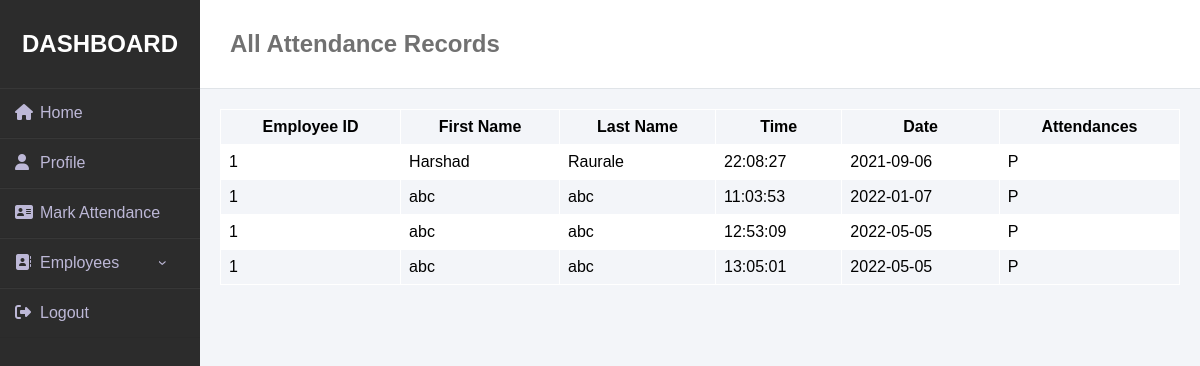
The app's page /Form/user/record.php (signed in) with its own data.
### tables this page shows
CREATE TABLE IF NOT EXISTS `attendance` (
  `Sr_no` int(11) NOT NULL AUTO_INCREMENT,
  `emp_id` int(11) NOT NULL,
  `first_name` varchar(20) NOT NULL,
  `last_name` varchar(20) NOT NULL,
  `time` time NOT NULL,
  `date` date NOT NULL,
  `attenance` varchar(10) NOT NULL,
  PRIMARY KEY (`Sr_no`)
);

### Form/user/record.php (the view, shortened to what this page needs)
<html>
<head>
	<link rel="stylesheet" href="css/record.css">
</head>
<boby>
	<div class="wrapper">
	<div class="sidebar">
        <h2>Dashboard</h2>
        <nav class="main-nav">
            <ul class="main-nav-ul">
                <li><a href="home.php"><i class="fas fa-home"></i>Home</a></li>
                <li><a href="profile.php"><i class="fas fa-user"></i>Profile</a></li>
                <li><a href="mark_attendance.php"><i class="fas fa-address-card"></i>Mark Attendance</a></li>
                <li><a href="#"><i class="fas fa-address-book"></i>Employees<span class="sub-arrow"></span></a>
                </li>
                <li><a href="../login.php"><i class="fas fa-sign-out-alt"></i>Logout</a></li>
            </ul>
            </nav>
    </div>
	</div>
  <?php
	$dbservername = "localhost";
	$dbusername = "root";
	$dbpassword = "";
	$dbname = "form";
	$conn = mysqli_connect($dbservername, $dbusername, $dbpassword, $dbname);
	$user = $_SESSION['email'];
	$emp = $emp_id = $First_Name = $Last_Name = $time = $date = $attendance = "";
	$sq = "SELECT `emp_id` FROM `user` WHERE `email` = '$user' ";
	$res = mysqli_query($conn, $sq);
	$rws = mysqli_num_rows($res);
	if ($rws > 0)
	{
		while ($rows = mysqli_fetch_assoc($res))
		{
			$emp = $rows['emp_id'];
		}
	}
	$id = $emp;
	$sql = "SELECT `emp_id`, `first_name`, `last_name`, `time`, `date`, `attenance` FROM `attendance` WHERE `emp_id` = '$id' ";
	$result = mysqli_query($conn, $sql);
	$rw = mysqli_num_rows($result);
	if ($rw > 0)
	{
	 ?>
		<div class="abc">
			<h2>
				All Attendance Records<br>
		  </h2>
		  <p>
		<table>
	<tr>
		<th>Employee ID</th>
    	<th>First Name</th>
    	<th>Last Name</th>
    	<th>Time</th>
    	<th>Date</th>
    	<th>Attendances</th>
    </tr>
		<?php
		while ($row = mysqli_fetch_assoc($result))
		{
			$emp_id = $row['emp_id'];
			$First_Name = $row['first_name'];
			$Last_Name = $row['last_name'];
			$time = $row['time'];
			$date = $row['date'];
			$attendance = $row['attenance']
			?>
			<tr>
			<td><?php echo $emp_id;?></td>
			<td><?php echo $First_Name;?></td>
    		<td><?php echo $Last_Name;?></td>
    		<td><?php echo $time;?></td>
    		<td><?php echo $date;?></td>
    		<td><?php echo $attendance;?></td>
    		</tr>
    	<?php
		}
		?>
		</table></p>
	<?php
	}
	?>
</div>
</body>
</html>

### Form/user/css/record.css (style rules this page uses)
* { margin: 0; padding: 0; box-sizing: border-box; list-style: none; text-decoration: none; font-family: sans-serif; }
.wrapper { display: flex; position: relative; }
.wrapper .sidebar { width: 200px; height: 100%; background: #2C2C2C; padding: 30px 0px; position: fixed; }
.wrapper .sidebar h2 { color: #fff; text-transform: uppercase; text-align: center; margin-bottom: 30px; }
.wrapper .sidebar ul li a { color: #bdb8d7; display: block; }
.wrapper .sidebar ul li a .fas { width: 25px; }
a { text-decoration: none; }
li { list-style: none; }
.main-nav a { padding: 15px; border-bottom: 1px solid #bdb8d7; border-bottom: 1px solid rgba(0,0,0,0.05); border-top: 1px solid rgba(255,255,255,0.05); }
.abc { margin-left: 200px; }
.abc h2 { padding: 30px; font-family: sans-serif; color: #717171; background: #fff; border-bottom: 1px solid #e0e4e8; }
.abc p { padding: 20px; }
table { font-family: sans-serif; border-collapse: collapse; width: 100%; border-color: #fff; }
th { border: 1px solid #fff; text-align: center; padding: 8px; }
td { border: 1px solid #fff; text-align: left; padding: 8px; }
tr:nth-child(even) { background-color: #fff; }

### records on screen
attendance: emp "1", first_name "Harshad", last_name "Raurale", time "22:08:27", date "2021-09-06", attenance "P"
attendance: emp "1", first_name "abc", last_name "abc", time "11:03:53", date "2022-01-07", attenance "P"
attendance: emp "1", first_name "abc", last_name "abc", time "12:53:09", date "2022-05-05", attenance "P"
attendance: emp "1", first_name "abc", last_name "abc", time "13:05:01", date "2022-05-05", attenance "P"
